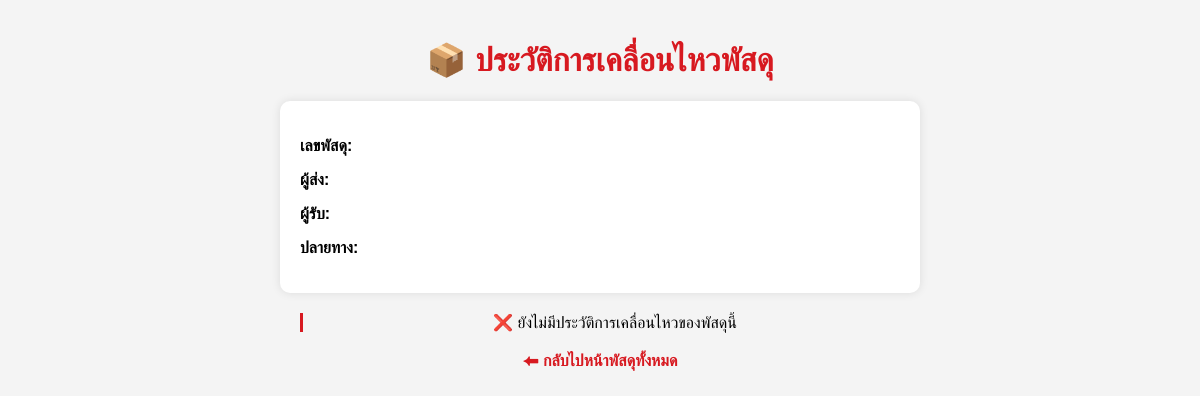
/tracking/1, run on an earlier commit of the app's database.
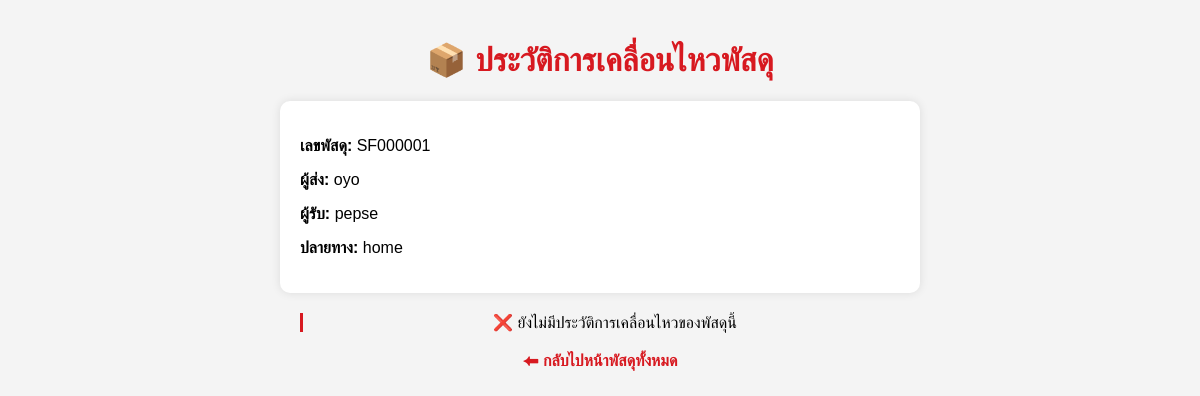
And on a later commit of the database.
### tables this page shows
CREATE TABLE parcels (
    parcel_id INTEGER PRIMARY KEY AUTOINCREMENT,
    sender_id INTEGER NOT NULL,
    receiver_id INTEGER NOT NULL,
    tracking_number TEXT UNIQUE NOT NULL,
    weight REAL,
    size TEXT,
    destination TEXT,
    current_status_id INTEGER,
    current_center_id INTEGER, access_token TEXT,
    FOREIGN KEY (sender_id) REFERENCES customers(customer_id),
    FOREIGN KEY (receiver_id) REFERENCES receivers(receiver_id),
    FOREIGN KEY (current_status_id) REFERENCES parcel_status(status_id),
    FOREIGN KEY (current_center_id) REFERENCES sorting_centers(center_id)
);

CREATE TABLE customers (
    customer_id INTEGER PRIMARY KEY AUTOINCREMENT,
    customer_name TEXT NOT NULL,
    phone TEXT,
    email TEXT,
    address TEXT
);

CREATE TABLE receivers (
    receiver_id INTEGER PRIMARY KEY AUTOINCREMENT,
    receiver_name TEXT NOT NULL,
    phone TEXT,
    email TEXT,
    address TEXT
);

### app.py (the view)
@app.route('/tracking/<int:parcel_id>')
def tracking_history(parcel_id):
    conn = get_db_connection()
    parcel = conn.execute('''
        SELECT p.tracking_number,
               c.customer_name AS sender_name,
               r.receiver_name AS receiver_name,
               p.destination
        FROM parcels p
        JOIN customers c ON p.sender_id = c.customer_id
        JOIN receivers r ON p.receiver_id = r.receiver_id
        WHERE p.parcel_id = ?
    ''', (parcel_id,)).fetchone()
    events = conn.execute('''
        SELECT t.timestamp, ps.status_name, sc.center_name, t.note, t.updated_by
        FROM tracking_events t
        JOIN parcel_status ps ON t.status_id = ps.status_id
        JOIN sorting_centers sc ON t.center_id = sc.center_id
        WHERE t.parcel_id = ?
        ORDER BY t.timestamp ASC
    ''', (parcel_id,)).fetchall()
    conn.close()
    return render_template('tracking_history.html', parcel=parcel, events=events)

### app.py (called while the page is built)
def get_db_connection():
    conn = sqlite3.connect('parcel_management.db')
    conn.row_factory = sqlite3.Row  # ให้ผลลัพธ์อ่านเป็นชื่อคอลัมน์ได้
    return conn

### templates/tracking_history.html (shortened to what this page needs)
<!DOCTYPE html>
<html lang="th">
<head>
</head>
<body>
  <h1>📦 ประวัติการเคลื่อนไหวพัสดุ</h1>
  <div class="parcel-info">
    <p><b>เลขพัสดุ:</b> {{ parcel['tracking_number'] }}</p>
    <p><b>ผู้ส่ง:</b> {{ parcel['sender_name'] }}</p>
    <p><b>ผู้รับ:</b> {{ parcel['receiver_name'] }}</p>
    <p><b>ปลายทาง:</b> {{ parcel['destination'] }}</p>
  </div>
  <div class="timeline">
    {% if events %}
      {% for e in events %}
        <div class="event">
          <div class="timestamp">{{ e['timestamp'] }}</div>
          <div class="status">{{ e['status_name'] }} ({{ e['center_name'] }})</div>
          <div class="note">{{ e['note'] or '-' }}</div>
          <div style="font-size:13px;color:gray;">อัปเดตโดย: {{ e['updated_by'] }}</div>
        </div>
      {% endfor %}
    {% else %}
      <p style="text-align:center;">❌ ยังไม่มีประวัติการเคลื่อนไหวของพัสดุนี้</p>
    {% endif %}
  </div>
  <a href="/interface.html" class="back">⬅ กลับไปหน้าพัสดุทั้งหมด</a>
</body>
</html>

### templates/tracking_history.html (style rules this page uses)
body { font-family: Arial, sans-serif; background: #f4f4f4; margin: 0; padding: 20px; }
h1 { text-align: center; color: #d71920; }
.parcel-info { background: white; padding: 20px; border-radius: 10px; box-shadow: 0 0 10px rgba(0,0,0,0.1); max-width: 600px; margin: 20px auto; }
.timeline { max-width: 600px; margin: auto; position: relative; padding-left: 30px; }
.timeline::before { content: ''; position: absolute; left: 15px; width: 3px; background: #d71920; top: 0; bottom: 0; }
.back { display: block; text-align: center; margin-top: 20px; text-decoration: none; color: #d71920; font-weight: bold; }

What changed in the data, as far as the page shows it:
added parcels: tracking_number "SF000001", destination "home"
added customers: sender_name "oyo"
added receivers: receiver_name "pepse"
